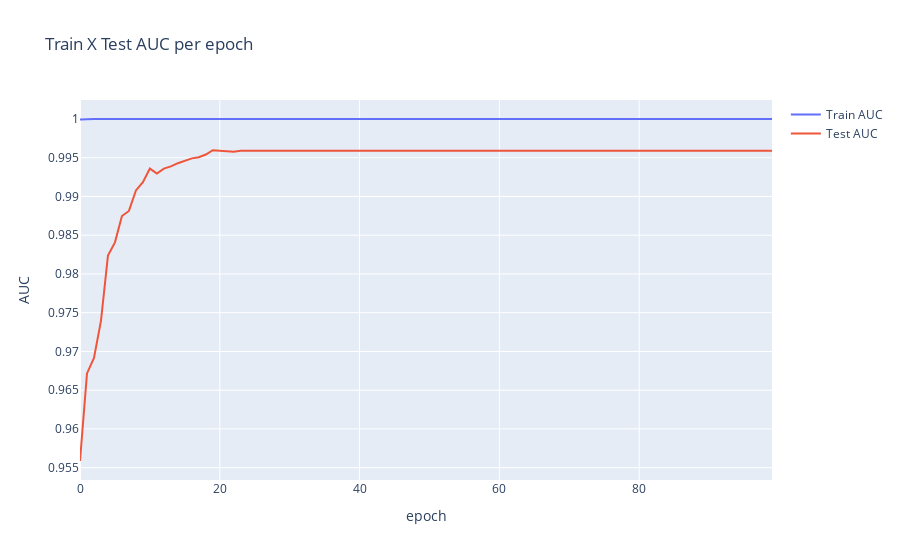

Source (notebook cell):
### Code cell
loss_per_epoch_chart(model)
